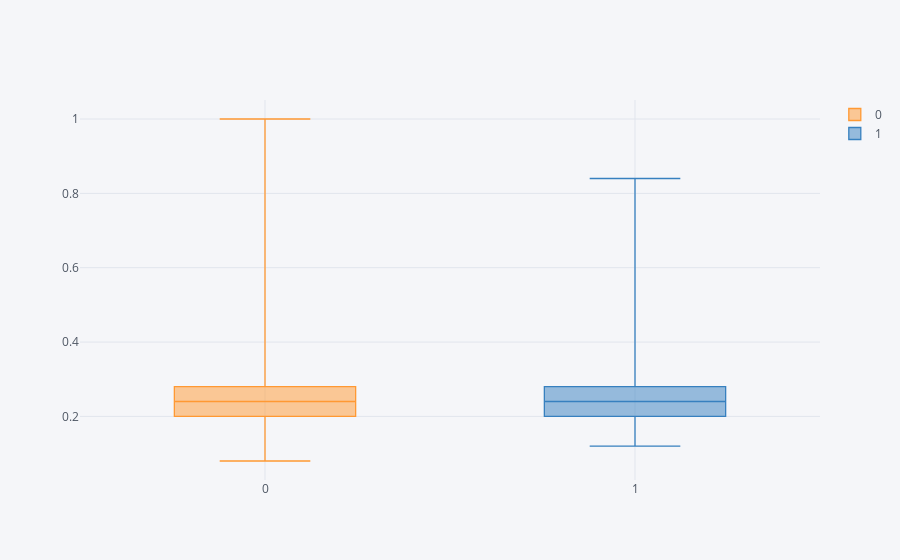

The notebook cell saved with this chart:
### Code cell
df['nr_of_unique_words'] = df['Headline'].apply(lambda x: len(set(x.split())))
df['nr_of_unique_words'] = df['nr_of_unique_words'] / df['nr_of_unique_words'].max()
df[['label', 'nr_of_unique_words']].pivot(columns = 'label', values = 'nr_of_unique_words').iplot(kind='box')

### Figure 1 — Plotly figure (JSON) as saved in the notebook; plotly's stock layout.template omitted (floating-point values rounded to 4 significant figures; data arrays with more than 128 entries replaced by an {"elided": "..."} marker saying what was removed)
{"data": [{"boxpoints": false, "line": {"width": 1.3}, "marker": {"color": "rgba(255, 153, 51, 1.0)"}, "name": "0", "orientation": "v", "y": {"elided": "1836 float values"}, "type": "box"}, {"boxpoints": false, "line": {"width": 1.3}, "marker": {"color": "rgba(55, 128, 191, 1.0)"}, "name": "1", "orientation": "v", "y": {"elided": "1836 float values"}, "type": "box"}], "layout": {"legend": {"bgcolor": "#F5F6F9", "font": {"color": "#4D5663"}}, "paper_bgcolor": "#F5F6F9", "plot_bgcolor": "#F5F6F9", "title": {"font": {"color": "#4D5663"}}, "xaxis": {"gridcolor": "#E1E5ED", "showgrid": true, "tickfont": {"color": "#4D5663"}, "title": {"font": {"color": "#4D5663"}, "text": ""}, "zerolinecolor": "#E1E5ED", "type": "category", "range": [-0.5, 1.5], "autorange": true}, "yaxis": {"gridcolor": "#E1E5ED", "showgrid": true, "tickfont": {"color": "#4D5663"}, "title": {"font": {"color": "#4D5663"}, "text": ""}, "zerolinecolor": "#E1E5ED", "type": "linear", "range": [0.02889, 1.051], "autorange": true}, "autosize": true}}
